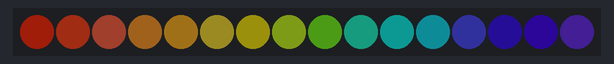
This sketch was run on a simulated Arduino Uno, built with avr-gcc and run on an emulated ATmega328P. On the bench: 16 RGB LEDs in strip order, left to right. Dim RGB values are drawn brighter than linear.

Above: at 0.01 s.
At 0.47 s:
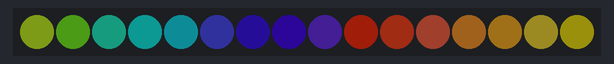
At 1.08 s:
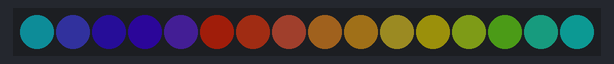

Measured:
- by itself, everything shown: repeats every 0.82 s, in 16 steps

The sketch:

LEDRing.ino
```cpp
#include <Adafruit_NeoPixel.h>

#define PIXEL_PIN 0
#define NUM_PIXELS 16
// Parameter 1 = number of pixels in strip
// Parameter 2 = pin number (most are valid)
// Parameter 3 = pixel type flags, add together as needed:
//   NEO_KHZ800  800 KHz bitstream (most NeoPixel products w/WS2812 LEDs)
//   NEO_KHZ400  400 KHz (classic 'v1' (not v2) FLORA pixels, WS2811 drivers)
//   NEO_GRB     Pixels are wired for GRB bitstream (most NeoPixel products)
//   NEO_RGB     Pixels are wired for RGB bitstream (v1 FLORA pixels, not v2)
Adafruit_NeoPixel strip = Adafruit_NeoPixel(NUM_PIXELS, 6, NEO_GRB + NEO_KHZ800);

// Rainbow Colors: http://colrd.com/palette/22198/?download=css

uint32_t red = strip.Color(255,0,0);
uint32_t green = strip.Color(0,255,0);
uint32_t blue = strip.Color(0,0,255);

uint32_t rb1 = strip.Color(255,51,17);
uint32_t rb2 = strip.Color(255,68,34);
uint32_t rb3 = strip.Color(255,102,68);
uint32_t rb4 = strip.Color(255,153,51);

uint32_t rb5 = strip.Color(254,174,45);
uint32_t rb6 = strip.Color(204,187,51);
uint32_t rb7 = strip.Color(208,195,16);
uint32_t rb8 = strip.Color(170,204,34);

uint32_t rb9 = strip.Color(105,208,37);
uint32_t rb10 = strip.Color(34,204,170);
uint32_t rb11 = strip.Color(18,189,185);
uint32_t rb12 = strip.Color(17,170,187);

uint32_t rb13 = strip.Color(68,68,221);
uint32_t rb14 = strip.Color(51,17,187);
uint32_t rb15 = strip.Color(59,12,189);
uint32_t rb16 = strip.Color(68,34,153);

uint32_t rainbow[16] = {rb1, rb2, rb3, rb4,
                        rb5, rb6, rb7, rb8,
                        rb9, rb10, rb11, rb12,
                        rb13, rb14, rb15, rb16};

int currentStartingPixel = 0;

void setup() {
  // put your setup code here, to run once:
  //Serial.begin(9600);


  strip.begin();
  uint16_t n = strip.numPixels();
  //strip.setBrightness(64);
  for ( int i = 0; i < n; i++ ) {

    strip.setPixelColor(i,0,0,0);

  }
  strip.setBrightness(33);

  strip.show();

  //Serial.print("About to set red");

  //Serial.print("The number of pixels are: " ); Serial.println( n );

}

void loop() {
/*
 // SIMPLE BLUE RING THAT SPINS THREE PIXELS WIDE
  for ( int i = 0; i < NUM_PIXELS; i++ ) {
    if ( abs(currentPixel - i) <= 1 ) {
      strip.setPixelColor(i,blue);
    } else {
      strip.setPixelColor(i,0,0,0);
    }
  }
*/

  // SPINNING RAINBOW RING
  for ( int i=0; i < NUM_PIXELS; i++ ) {

    if ( i < currentStartingPixel ) {
      // If the LED is less than the current starting pixel we need to find the element that needs to be placed in the ith position
      // This is found by taken the total number of pixels and subtracting the difference between the current starting pixel and the ith position
      strip.setPixelColor(i, rainbow[NUM_PIXELS-(currentStartingPixel-i)]);
    } else {
      strip.setPixelColor(i, rainbow[i-currentStartingPixel]);
    }

    //strip.setPixelColor(i, rainbow[i]);
  }


  strip.show();

  if ( currentStartingPixel < NUM_PIXELS-1 ) {
     currentStartingPixel++;
  } else {
     currentStartingPixel = 0;
  }

  delay(50);
}
```
